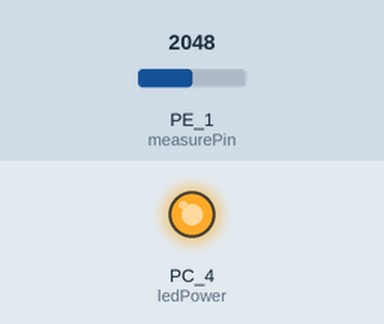
Recording of a sketch running on a simulated TI Tiva C LaunchPad. On the bench: output pins drawn as LEDs (lit = HIGH). Inputs (shaded band) come from the test bench; at power-on: PE_1 (measurePin) = 2048. What the sketch prints to the serial monitor is not drawn.

Above: at 0.1 s.
Timing chart, 0 to 1.6 s (numbered marks = the images above):
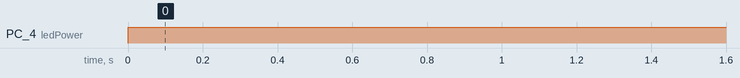

The sketch:

dust_density.ino
```cpp
// ---------------- DEBUT EN TETE --------------------------------------//
// NOM :             dust_density                                       //
//                                                                      //
// AUTEURS : Groupe G7E                                                 //
//                                                                      //
// VERSION :    1.2         G7E              octobre 2022               //
//                  Affichage du taux de microparticules de l’air       //
// HISTORIQUE : Aucun                                                   //
//                                                                      //
// ENTREES :                                                            //
//  voMeasured  entier         Valeur numérique issue du                //
// codage de la tension de sortie du capteur de microparticules         //
// SORTIES :                                                            //
//  calcVoltage           tension de sortie du capteur en Volts         //
//  dustDensity           densite de microparitules de l’air(mg/m3)     //
// MODIFIEES :                                                          //
//                                                                      //
// LOCALES :                                                            //
//                                                                      //
//                                                                      //
// FONCTIONS APPELEES : analogRead(), pinMode(), delayMicroseconds()    //
//                                                                      //
//                                                                      //
// ALGO - REFERENCES :                                                  //
//                                                                      //
// ---------------- FIN EN TETE ----------------------------------------//


#define measurePin PE_1 //Connect dust sensor to Tiva Analogic pin
#define ledPower PC_4   //Connect the led driver pin of dust sensor to Tiva Digital pin

int samplingTime = 280;
int deltaTime = 40;
int sleepTime = 9680;

float voMeasured = 0;
float calcVoltage = 0;
float dustDensity = 0;

void setup(){
  Serial.begin(9600);
  pinMode(ledPower,OUTPUT);
}

void loop(){
  digitalWrite(ledPower,LOW); // Allumage de la ILED (logique inverse à cause du transitor pnp)
  delayMicroseconds(samplingTime); // on attend que la mesure soit stable

  voMeasured = analogRead(measurePin); // read the dust value

  delayMicroseconds(deltaTime);
  digitalWrite(ledPower,HIGH); // extinction de la ILED
  delayMicroseconds(sleepTime);

  // 0 - 3.3V converti en 0 - 4095 valeurs numeriques (12 bits)
  // tension de sortie du capteur
  calcVoltage = voMeasured * (3.3 / 4095.0);

  // equation lineaire issue de la regression lineaire realisee
  dustDensity = 0.17 * calcVoltage - 0.1;

  Serial.print("Raw Signal Value (0-4095): ");
  Serial.print(voMeasured);

  Serial.print(" - Voltage: ");
  Serial.print(calcVoltage);

  Serial.print(" - Dust Density: ");
  Serial.println(dustDensity); // unite : mg/m3

  delay(1000);
}
```

Measured:
- by itself, PC_4 (ledPower): LOW → HIGH at 0.00 s
